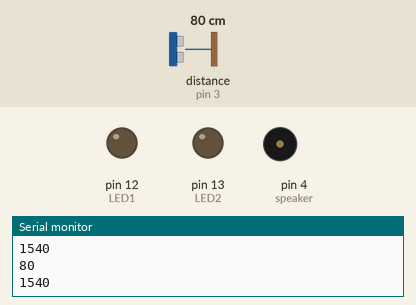
This sketch was run on a simulated Arduino Uno, built with avr-gcc and run on an emulated ATmega328P. Shown: output pins drawn as LEDs (lit = HIGH), buzzer (waves = sounding), the last lines printed to the serial monitor. Wiring (inferred from the names in the program): ultrasonic range finder: trigger pin 2; echo pin 3. Dashed ring = blinking. The test bench sets the inputs (shaded band); at power-on: distance to the obstacle (sensor on pin 3) 80 cm. The echo pulse lasts 58.3 µs per cm; pins used as bus, display or sensor lines are not drawn.

Above: at 1.2 s.
1.3 s: distance to the obstacle (sensor on pin 3) set to 55 cm
2.8 s: distance to the obstacle (sensor on pin 3) set to 48 cm
At 3.5 s:
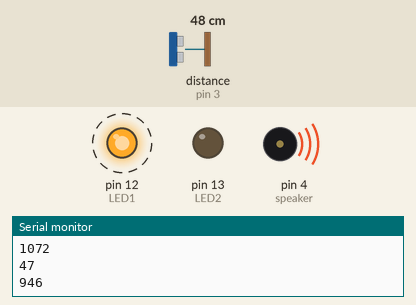
5.8 s: distance to the obstacle (sensor on pin 3) set to 60 cm
At 5.8 s:
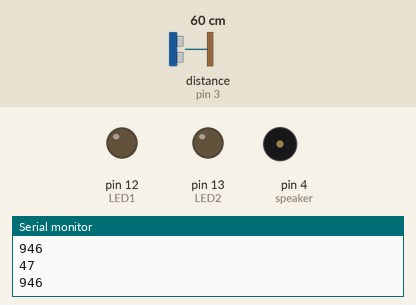
7.3 s: distance to the obstacle (sensor on pin 3) set to 35 cm
At 7.9 s:
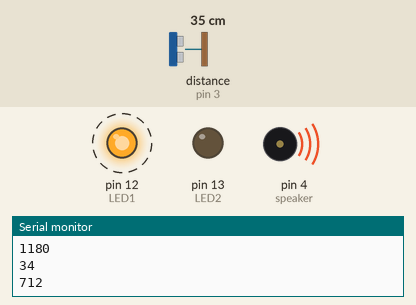
Timing chart, 0 to 11.3 s (numbered marks = the images above; inputs shaded):
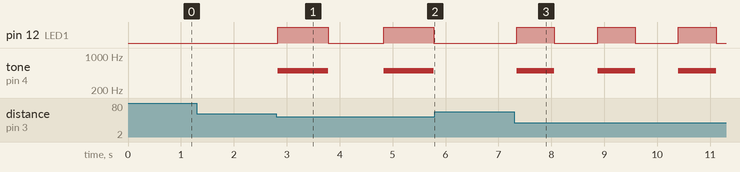

The sketch:

5-45-2.ino
```cpp
#define TRIGPIN 2
#define ECHOPIN 3
#define LED1 12
#define LED2 13
const int speaker=4; //數位接腳2連接至喇叭。
long ping(){
  digitalWrite(TRIGPIN,LOW);
  delayMicroseconds(2);
  digitalWrite(TRIGPIN,HIGH);
  delayMicroseconds(10);
  digitalWrite(TRIGPIN,LOW);
  return pulseIn(ECHOPIN,HIGH)/58;
}
void setup(){
  Serial.begin(9600);
  pinMode(TRIGPIN,OUTPUT);
  pinMode(ECHOPIN,INPUT);
  pinMode(LED1,OUTPUT);
  pinMode(LED2,OUTPUT);
}
void loop(){
  long cm = ping();
  int a = map(cm,0,50,100,1000);
  Serial.println(cm);
  Serial.println(a);
  if(cm<=50){


     tone(speaker,500); //輸出1000Hz音調。
     digitalWrite(LED1,HIGH);
     delay(a); //延遲50ms。
     noTone(speaker); //靜音2秒。
     digitalWrite(LED1,LOW);
     delay(a);
  }
  delay(100);
}
```

Measured:
- the behaviour switches between 52 and 51 cm on distance to the obstacle (sensor on pin 3) (found by bisection; images 0 and 1)
- after the input at 2.8 s, pin 12 (LED1): alternates HIGH for 0.95 s and LOW for 1.0 s, starting at once; tone on pin 4 (speaker): alternates 500 Hz for 0.95 s and silent for 1.0 s, starting at once
- after the input at 5.8 s, pin 12 (LED1): stays LOW (without the input it goes to HIGH after 1.0 s); tone on pin 4 (speaker): stays silent (without the input it goes to 500 Hz after 1.0 s)
- after the input at 7.3 s, pin 12 (LED1): alternates HIGH for 0.71 s and LOW for 0.81 s, starting after 0.05 s; tone on pin 4 (speaker): alternates 500 Hz for 0.71 s and silent for 0.81 s, starting after 0.05 s
